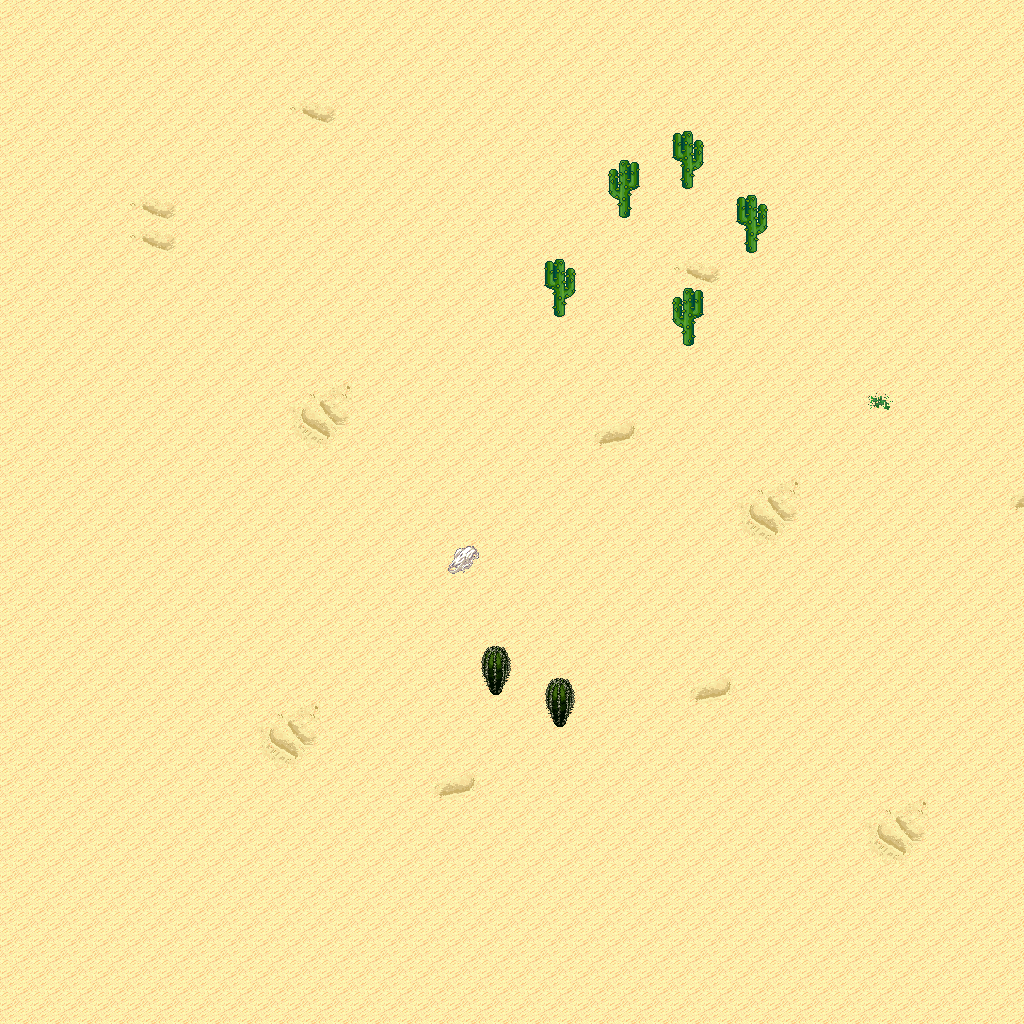

Rendered tile map (Tiled .tmx) drawn with the repository's tilesets; below, a short description and the map source with its tile grids summarised:
An orthogonal 32x32 tile map with 32x32 px tiles, 5 tile layers (Ground, Objects, Objects2, Above, ...), 1 hidden layer not drawn, 18 tilesets.

<map version="1.10" tiledversion="1.11.0" orientation="orthogonal" renderorder="right-down" width="32" height="32" tilewidth="32" tileheight="32" infinite="0" nextlayerid="11" nextobjectid="1">
 <tileset firstgid="1" name="logic_collision" tilewidth="32" tileheight="32" tilecount="1" columns="1">
  <image source="../drawable/logic_collision.png" width="32" height="32" />
 </tileset>
 <tileset firstgid="2" name="ground_ground" tilewidth="32" tileheight="32" tilecount="33" columns="3">
  <image source="../drawable/ground_ground.png" width="96" height="352" />
 </tileset>
 <tileset firstgid="35" name="ground_ridge_earth_pale" tilewidth="32" tileheight="32" tilecount="96" columns="12">
  <image source="../drawable/ground_ridge_earth_pale.png" width="384" height="256" />
 </tileset>
 <tileset firstgid="131" name="ground_ridge_earth_dark" tilewidth="32" tileheight="32" tilecount="96" columns="12">
  <image source="../drawable/ground_ridge_earth_dark.png" width="384" height="256" />
 </tileset>
 <tileset firstgid="227" name="terrain_desert" tilewidth="32" tileheight="32" tilecount="88" columns="8">
  <image source="../drawable/terrain_desert.png" width="256" height="352" />
 </tileset>
 <tileset firstgid="315" name="building_witch_hut" tilewidth="32" tileheight="32" tilecount="80" columns="5">
  <image source="../drawable/building_witch_hut.png" width="160" height="512" />
 </tileset>
 <tileset firstgid="395" name="ground_earth_edges_yellowgreen" tilewidth="32" tileheight="32" tilecount="15" columns="5">
  <image source="../drawable/ground_earth_edges_yellowgreen.png" width="160" height="96" />
 </tileset>
 <tileset firstgid="410" name="item_firewood" tilewidth="32" tileheight="32" tilecount="12" columns="3">
  <image source="../drawable/item_firewood.png" width="96" height="128" />
 </tileset>
 <tileset firstgid="422" name="object_well_hoist" tilewidth="32" tileheight="32" tilecount="9" columns="3">
  <image source="../drawable/object_well_hoist.png" width="96" height="96" />
 </tileset>
 <tileset firstgid="431" name="plant_bush_various_small" tilewidth="32" tileheight="32" tilecount="9" columns="3">
  <image source="../drawable/plant_bush_various_small.png" width="96" height="96" />
 </tileset>
 <tileset firstgid="440" name="plant_bush_bushes" tilewidth="32" tileheight="32" tilecount="10" columns="5">
  <image source="../drawable/plant_bush_bushes.png" width="160" height="64" />
 </tileset>
 <tileset firstgid="450" name="plant_stump_stump_rectangular" tilewidth="32" tileheight="32" tilecount="4" columns="2">
  <image source="../drawable/plant_stump_stump_rectangular.png" width="64" height="64" />
 </tileset>
 <tileset firstgid="454" name="plant_stump_small_stump" tilewidth="32" tileheight="32" tilecount="4" columns="2">
  <image source="../drawable/plant_stump_small_stump.png" width="64" height="64" />
 </tileset>
 <tileset firstgid="458" name="plant_tree_evergreen" tilewidth="32" tileheight="32" tilecount="36" columns="3">
  <image source="../drawable/plant_tree_evergreen.png" width="96" height="384" />
 </tileset>
 <tileset firstgid="494" name="ground_sand_2" tilewidth="32" tileheight="32" tilecount="15" columns="5">
  <image source="../drawable/ground_sand_2.png" width="160" height="96" />
 </tileset>
 <tileset firstgid="509" name="plant_cactus_2" tilewidth="32" tileheight="32" tilecount="10" columns="5">
  <image source="../drawable/plant_cactus_2.png" width="160" height="64" />
 </tileset>
 <tileset firstgid="519" name="plant_cactus" tilewidth="32" tileheight="32" tilecount="2" columns="1">
  <image source="../drawable/plant_cactus.png" width="32" height="64" />
 </tileset>
 <tileset firstgid="521" name="ground_rock_pebbles" tilewidth="32" tileheight="32" tilecount="3" columns="1">
  <image source="../drawable/ground_rock_pebbles.png" width="32" height="96" />
 </tileset>
 <layer id="1" name="Ground" width="32" height="32">
  <data>[1024 cells, 1024 non-empty, 11 distinct tile ids]</data>
 </layer>
 <layer id="2" name="Objects" width="32" height="32">
  <data>[1024 cells, 7 non-empty, 3 distinct tile ids]</data>
 </layer>
 <layer id="3" name="Objects2" width="32" height="32">
  <data>[1024 cells, 0 non-empty, 0 distinct tile ids]</data>
 </layer>
 <layer id="4" name="Above" width="32" height="32">
  <data>[1024 cells, 7 non-empty, 3 distinct tile ids]</data>
 </layer>
 <layer id="5" name="Above2" width="32" height="32">
  <data>[1024 cells, 0 non-empty, 0 distinct tile ids]</data>
 </layer>
 <layer id="6" name="Walkable" width="32" height="32" visible="0">
  <data>[1024 cells, 8 non-empty, 1 distinct tile ids]</data>
 </layer>
 <objectgroup id="7" name="Mapevents" />
 <objectgroup id="8" name="Spawn" />
 <objectgroup id="9" name="Keys" />
 <objectgroup id="10" name="Replace" />
</map>
